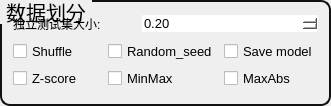
                      <widget class="QGroupBox" name="groupBox_7">
                       <property name="geometry">
                        <rect>
                         <x>480</x>
                         <y>210</y>
                         <width>331</width>
                         <height>106</height>
                        </rect>
                       </property>
                       <property name="sizePolicy">
                        <sizepolicy hsizetype="Preferred" vsizetype="Fixed">
                         <horstretch>0</horstretch>
                         <verstretch>0</verstretch>
                        </sizepolicy>
                       </property>
                       <property name="maximumSize">
                        <size>
                         <width>16777215</width>
                         <height>16777215</height>
                        </size>
                       </property>
                       <property name="styleSheet">
                        <string notr="true">QGroupBox{
    border: 2px solid rgb(17, 17, 17);
    border-radius: 10px;
    margin-top: 0.5em;
	font-family: &quot;黑体&quot;;
    font-size: 20px;
}

QGroupBox::title {
    subcontrol-origin: margin;
    subcontrol-position: top left;
    padding: 0 3px;
}
</string>
                       </property>
                       <property name="title">
                        <string>数据划分</string>
                       </property>
                       <layout class="QVBoxLayout" name="verticalLayout_26">
                        <item>
                         <layout class="QHBoxLayout" name="horizontalLayout_10" stretch="7,10">
                          <item>
                           <widget class="QLabel" name="label_7">
                            <property name="text">
                             <string>独立测试集大小:</string>
                            </property>
                            <property name="alignment">
                             <set>Qt::AlignJustify|Qt::AlignVCenter</set>
                            </property>
                           </widget>
                          </item>
                          <item>
                           <widget class="QDoubleSpinBox" name="doubleSpinBox">
                            <property name="font">
                             <font>
                              <family>Segoe UI</family>
                              <pointsize>10</pointsize>
                              <italic>false</italic>
                              <bold>false</bold>
                             </font>
                            </property>
                            <property name="styleSheet">
                             <string notr="true">QDoubleSpinBox {
    border: none;
    border-radius: 2px;
    background-color: white;
}
</string>
                            </property>
                            <property name="minimum">
                             <double>0.010000000000000</double>
                            </property>
                            <property name="maximum">
                             <double>0.990000000000000</double>
                            </property>
                            <property name="singleStep">
                             <double>0.010000000000000</double>
                            </property>
                            <property name="value">
                             <double>0.200000000000000</double>
                            </property>
                           </widget>
                          </item>
                         </layout>
                        </item>
                        <item>
                         <layout class="QGridLayout" name="gridLayout_2">
                          <item row="0" column="0">
                           <widget class="QCheckBox" name="checkBox_5">
                            <property name="font">
                             <font>
                              <family>Segoe UI</family>
                              <pointsize>10</pointsize>
                              <italic>false</italic>
                              <bold>false</bold>
                             </font>
                            </property>
                            <property name="toolTip">
                             <string>&lt;html&gt;&lt;head/&gt;&lt;body&gt;&lt;p align=&quot;justify&quot;&gt;&lt;span style=&quot; font-size:12pt;&quot;&gt;shuffle参数可以用来控制训练数据的顺序是否打乱。在机器学习中，打乱训练数据的顺序可以帮助模型更好地学习特征和避免出现过拟合的问题.当shuffle参数设置为True时，训练数据会被随机打乱，否则训练数据会按照原始顺序使用。&lt;/span&gt;&lt;/p&gt;&lt;/body&gt;&lt;/html&gt;</string>
                            </property>
                            <property name="text">
                             <string>Shuffle</string>
                            </property>
                            <property name="tristate">
                             <bool>false</bool>
                            </property>
                           </widget>
                          </item>
                          <item row="0" column="1">
                           <widget class="QCheckBox" name="checkBox_6">
                            <property name="font">
                             <font>
                              <family>Segoe UI</family>
                              <pointsize>10</pointsize>
                              <italic>false</italic>
                              <bold>false</bold>
                             </font>
                            </property>
                            <property name="toolTip">
                             <string>&lt;html&gt;&lt;head/&gt;&lt;body&gt;&lt;p align=&quot;justify&quot;&gt;&lt;span style=&quot; font-size:12pt;&quot;&gt;random_seed是为random_state参数提供一个随机种子，为了控制每次生成的随机数相同，保证结果的可重复性。在某些情况下，我们需要多次运行相同的代码，以得到平均结果或对结果进行比较。如果不设置random_state参数，每次生成的随机数将不同，这样就无法保证结果的一致性。&lt;/span&gt;&lt;/p&gt;&lt;/body&gt;&lt;/html&gt;</string>
                            </property>
                            <property name="text">
                             <string>Random_seed</string>
                            </property>
                           </widget>
                          </item>
                          <item row="0" column="2">
                           <widget class="QCheckBox" name="checkBox_7">
                            <property name="font">
                             <font>
                              <family>Segoe UI</family>
                              <pointsize>10</pointsize>
                              <italic>false</italic>
                              <bold>false</bold>
                             </font>
                            </property>
                            <property name="text">
                             <string>Save model</string>
                            </property>
                           </widget>
                          </item>
                          <item row="1" column="0">
                           <widget class="QCheckBox" name="checkBox_8">
                            <property name="font">
                             <font>
                              <family>Segoe UI</family>
                              <pointsize>10</pointsize>
                              <italic>false</italic>
                              <bold>false</bold>
                             </font>
                            </property>
                            <property name="toolTip">
                             <string>&lt;!DOCTYPE HTML PUBLIC &quot;-//W3C//DTD HTML 4.0//EN&quot; &quot;http://www.w3.org/TR/REC-html40/strict.dtd&quot;&gt;
&lt;html&gt;&lt;head&gt;&lt;meta name=&quot;qrichtext&quot; content=&quot;1&quot; /&gt;&lt;style type=&quot;text/css&quot;&gt;
p, li { white-space: pre-wrap; }
&lt;/style&gt;&lt;/head&gt;&lt;body style=&quot; font-family:'SimSun'; font-size:9pt; font-weight:400; font-style:normal;&quot;&gt;
&lt;p style=&quot; margin-top:0px; margin-bottom:0px; margin-left:0px; margin-right:0px; -qt-block-indent:0; text-indent:0px;&quot;&gt;&lt;span style=&quot; font-size:12pt;&quot;&gt;Z-score标准化(Standardization)：将数据缩放到均值为0，标准差为1的正态分布。对于每个特征，将原始值减去均值，然后除以标准差。&lt;/span&gt;&lt;/p&gt;&lt;/body&gt;&lt;/html&gt;</string>
                            </property>
                            <property name="text">
                             <string>Z-score</string>
                            </property>
                            <property name="autoExclusive">
                             <bool>false</bool>
                            </property>
                           </widget>
                          </item>
                          <item row="1" column="1">
                           <widget class="QCheckBox" name="checkBox_9">
                            <property name="sizePolicy">
                             <sizepolicy hsizetype="Fixed" vsizetype="Fixed">
                              <horstretch>0</horstretch>
                              <verstretch>0</verstretch>
                             </sizepolicy>
                            </property>
                            <property name="minimumSize">
                             <size>
                              <width>95</width>
                              <height>0</height>
                             </size>
                            </property>
                            <property name="font">
                             <font>
                              <family>Segoe UI</family>
                              <pointsize>10</pointsize>
                              <italic>false</italic>
                              <bold>false</bold>
                             </font>
                            </property>
                            <property name="toolTip">
                             <string>&lt;!DOCTYPE HTML PUBLIC &quot;-//W3C//DTD HTML 4.0//EN&quot; &quot;http://www.w3.org/TR/REC-html40/strict.dtd&quot;&gt;
&lt;html&gt;&lt;head&gt;&lt;meta name=&quot;qrichtext&quot; content=&quot;1&quot; /&gt;&lt;style type=&quot;text/css&quot;&gt;
p, li { white-space: pre-wrap; }
&lt;/style&gt;&lt;/head&gt;&lt;body style=&quot; font-family:'SimSun'; font-size:9pt; font-weight:400; font-style:normal;&quot;&gt;
&lt;p align=&quot;justify&quot; style=&quot; margin-top:12px; margin-bottom:12px; margin-left:0px; margin-right:0px; -qt-block-indent:0; text-indent:0px;&quot;&gt;&lt;span style=&quot; font-size:12pt;&quot;&gt;最小-最大规范化(Min-Max Scaling)：将数据缩放到[0,1]的范围内。对于每个特征，将原始值减去最小值，然后除以最大值和最小值之差。&lt;/span&gt;&lt;/p&gt;&lt;/body&gt;&lt;/html&gt;</string>
                            </property>
                            <property name="text">
                             <string>MinMax</string>
                            </property>
                            <property name="autoExclusive">
                             <bool>false</bool>
                            </property>
                           </widget>
                          </item>
                          <item row="1" column="2">
                           <widget class="QCheckBox" name="checkBox_10">
                            <property name="sizePolicy">
                             <sizepolicy hsizetype="Fixed" vsizetype="Fixed">
                              <horstretch>0</horstretch>
                              <verstretch>0</verstretch>
                             </sizepolicy>
                            </property>
                            <property name="minimumSize">
                             <size>
                              <width>75</width>
                              <height>0</height>
                             </size>
                            </property>
                            <property name="font">
                             <font>
                              <family>Segoe UI</family>
                              <pointsize>10</pointsize>
                              <italic>false</italic>
                              <bold>false</bold>
                             </font>
                            </property>
                            <property name="toolTip">
                             <string>&lt;html&gt;&lt;head/&gt;&lt;body&gt;&lt;p align=&quot;justify&quot;&gt;&lt;span style=&quot; font-size:12pt;&quot;&gt;MaxAbsScaler：首先计算每个特征的最大绝对值，再将每个特征除以其最大值绝对值，从而将特征缩放到[-1,1]之间。这种缩放方式保留了特征的符号信息，且不会破坏数据的稀疏性。&lt;/span&gt;&lt;/p&gt;&lt;/body&gt;&lt;/html&gt;</string>
                            </property>
                            <property name="text">
                             <string>MaxAbs</string>
                            </property>
                            <property name="autoExclusive">
                             <bool>false</bool>
                            </property>
                           </widget>
                          </item>
                         </layout>
                        </item>
                       </layout>
                      </widget>
